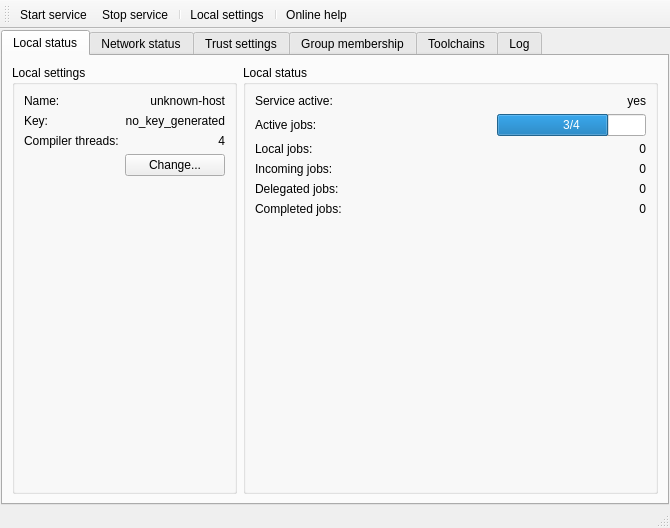
<?xml version="1.0" encoding="UTF-8"?>
<ui version="4.0">
 <class>MainWindow</class>
 <widget class="QMainWindow" name="MainWindow">
  <property name="geometry">
   <rect>
    <x>0</x>
    <y>0</y>
    <width>670</width>
    <height>528</height>
   </rect>
  </property>
  <property name="windowTitle">
   <string>DDCN Control Center</string>
  </property>
  <property name="windowIcon">
   <iconset resource="icons.qrc">
    <normaloff>:/icons/icons/configure.png</normaloff>:/icons/icons/configure.png</iconset>
  </property>
  <widget class="QWidget" name="centralwidget">
   <layout class="QVBoxLayout" name="verticalLayout">
    <property name="spacing">
     <number>2</number>
    </property>
    <property name="margin">
     <number>1</number>
    </property>
    <item>
     <widget class="QTabWidget" name="tabWidget">
      <property name="currentIndex">
       <number>0</number>
      </property>
      <widget class="QWidget" name="tab">
       <attribute name="title">
        <string>Local status</string>
       </attribute>
       <layout class="QHBoxLayout" name="horizontalLayout_3">
        <item>
         <widget class="QGroupBox" name="localSettingsGroup">
          <property name="title">
           <string>Local settings</string>
          </property>
          <layout class="QGridLayout" name="gridLayout_2">
           <item row="0" column="0">
            <widget class="QLabel" name="label">
             <property name="text">
              <string>Name:</string>
             </property>
            </widget>
           </item>
           <item row="1" column="0">
            <widget class="QLabel" name="label_2">
             <property name="text">
              <string>Key:</string>
             </property>
            </widget>
           </item>
           <item row="2" column="0">
            <widget class="QLabel" name="label_3">
             <property name="text">
              <string>Compiler threads:</string>
             </property>
            </widget>
           </item>
           <item row="1" column="1">
            <widget class="QLabel" name="localKeyLabel">
             <property name="text">
              <string>no_key_generated</string>
             </property>
             <property name="alignment">
              <set>Qt::AlignRight|Qt::AlignTrailing|Qt::AlignVCenter</set>
             </property>
            </widget>
           </item>
           <item row="0" column="1">
            <widget class="QLabel" name="localNameLabel">
             <property name="text">
              <string>unknown-host</string>
             </property>
             <property name="alignment">
              <set>Qt::AlignRight|Qt::AlignTrailing|Qt::AlignVCenter</set>
             </property>
            </widget>
           </item>
           <item row="2" column="1">
            <widget class="QLabel" name="threadCountLabel">
             <property name="text">
              <string>4</string>
             </property>
             <property name="alignment">
              <set>Qt::AlignRight|Qt::AlignTrailing|Qt::AlignVCenter</set>
             </property>
            </widget>
           </item>
           <item row="4" column="0" colspan="2">
            <spacer name="verticalSpacer_2">
             <property name="orientation">
              <enum>Qt::Vertical</enum>
             </property>
             <property name="sizeHint" stdset="0">
              <size>
               <width>20</width>
               <height>40</height>
              </size>
             </property>
            </spacer>
           </item>
           <item row="3" column="1">
            <widget class="QPushButton" name="settingsButton">
             <property name="text">
              <string>Change...</string>
             </property>
            </widget>
           </item>
          </layout>
         </widget>
        </item>
        <item>
         <widget class="QGroupBox" name="localStatusGroup">
          <property name="title">
           <string>Local status</string>
          </property>
          <layout class="QGridLayout" name="gridLayout_3">
           <item row="1" column="0">
            <widget class="QLabel" name="label_4">
             <property name="text">
              <string>Active jobs:</string>
             </property>
            </widget>
           </item>
           <item row="2" column="0">
            <widget class="QLabel" name="label_5">
             <property name="text">
              <string>Local jobs:</string>
             </property>
            </widget>
           </item>
           <item row="3" column="0">
            <widget class="QLabel" name="label_6">
             <property name="text">
              <string>Incoming jobs:</string>
             </property>
            </widget>
           </item>
           <item row="4" column="0">
            <widget class="QLabel" name="label_7">
             <property name="text">
              <string>Delegated jobs:</string>
             </property>
            </widget>
           </item>
           <item row="2" column="4">
            <widget class="QLabel" name="labelLocalJobs">
             <property name="text">
              <string>0</string>
             </property>
             <property name="alignment">
              <set>Qt::AlignRight|Qt::AlignTrailing|Qt::AlignVCenter</set>
             </property>
            </widget>
           </item>
           <item row="4" column="4">
            <widget class="QLabel" name="labelDelegatedJobs">
             <property name="text">
              <string>0</string>
             </property>
             <property name="alignment">
              <set>Qt::AlignRight|Qt::AlignTrailing|Qt::AlignVCenter</set>
             </property>
            </widget>
           </item>
           <item row="3" column="4">
            <widget class="QLabel" name="labelIncomingJobs">
             <property name="text">
              <string>0</string>
             </property>
             <property name="alignment">
              <set>Qt::AlignRight|Qt::AlignTrailing|Qt::AlignVCenter</set>
             </property>
            </widget>
           </item>
           <item row="1" column="2">
            <spacer name="horizontalSpacer">
             <property name="orientation">
              <enum>Qt::Horizontal</enum>
             </property>
             <property name="sizeHint" stdset="0">
              <size>
               <width>40</width>
               <height>20</height>
              </size>
             </property>
            </spacer>
           </item>
           <item row="0" column="0">
            <widget class="QLabel" name="label_20">
             <property name="text">
              <string>Service active:</string>
             </property>
            </widget>
           </item>
           <item row="0" column="4">
            <widget class="QLabel" name="serviceActiveLabel">
             <property name="text">
              <string>yes</string>
             </property>
             <property name="alignment">
              <set>Qt::AlignRight|Qt::AlignTrailing|Qt::AlignVCenter</set>
             </property>
            </widget>
           </item>
           <item row="6" column="0">
            <spacer name="verticalSpacer">
             <property name="orientation">
              <enum>Qt::Vertical</enum>
             </property>
             <property name="sizeHint" stdset="0">
              <size>
               <width>20</width>
               <height>40</height>
              </size>
             </property>
            </spacer>
           </item>
           <item row="5" column="0">
            <widget class="QLabel" name="label_17">
             <property name="text">
              <string>Completed jobs:</string>
             </property>
            </widget>
           </item>
           <item row="5" column="4">
            <widget class="QLabel" name="labelCompletedJobs">
             <property name="text">
              <string>0</string>
             </property>
             <property name="alignment">
              <set>Qt::AlignRight|Qt::AlignTrailing|Qt::AlignVCenter</set>
             </property>
            </widget>
           </item>
           <item row="1" column="4">
            <widget class="QProgressBar" name="workloadBar">
             <property name="maximum">
              <number>4</number>
             </property>
             <property name="value">
              <number>3</number>
             </property>
             <property name="textVisible">
              <bool>true</bool>
             </property>
             <property name="format">
              <string>%v/%m</string>
             </property>
            </widget>
           </item>
          </layout>
         </widget>
        </item>
       </layout>
      </widget>
      <widget class="QWidget" name="tab_6">
       <attribute name="title">
        <string>Network status</string>
       </attribute>
       <layout class="QGridLayout" name="gridLayout_4">
        <item row="0" column="0" colspan="2">
         <widget class="QLabel" name="label_9">
          <property name="text">
           <string>Online peers:</string>
          </property>
         </widget>
        </item>
        <item row="2" column="0" colspan="2">
         <widget class="QLabel" name="label_10">
          <property name="text">
           <string>Online groups:</string>
          </property>
         </widget>
        </item>
        <item row="4" column="0" colspan="3">
         <widget class="QPushButton" name="refreshButton">
          <property name="text">
           <string>Refresh now</string>
          </property>
         </widget>
        </item>
        <item row="1" column="0" colspan="3">
         <widget class="QTreeView" name="onlinePeerList"/>
        </item>
        <item row="3" column="0" colspan="3">
         <widget class="QTreeView" name="onlineGroupList"/>
        </item>
       </layout>
      </widget>
      <widget class="QWidget" name="tab_2">
       <attribute name="title">
        <string>Trust settings</string>
       </attribute>
       <layout class="QGridLayout" name="gridLayout_5">
        <item row="0" column="0" colspan="2">
         <widget class="QLabel" name="label_14">
          <property name="text">
           <string>Trusted peers:</string>
          </property>
         </widget>
        </item>
        <item row="1" column="0" colspan="2">
         <widget class="QListWidget" name="trustedPeerList"/>
        </item>
        <item row="2" column="0">
         <widget class="QPushButton" name="addTrustedPeerButton">
          <property name="text">
           <string>Add trusted peer</string>
          </property>
         </widget>
        </item>
        <item row="2" column="1">
         <widget class="QPushButton" name="removeTrustedPeerButton">
          <property name="text">
           <string>Remove selected trusted peer</string>
          </property>
         </widget>
        </item>
        <item row="5" column="0">
         <widget class="QPushButton" name="addTrustedGroupButton">
          <property name="text">
           <string>Add trusted group</string>
          </property>
         </widget>
        </item>
        <item row="5" column="1">
         <widget class="QPushButton" name="removeTrustedGroupButton">
          <property name="text">
           <string>Remove selected trusted group</string>
          </property>
         </widget>
        </item>
        <item row="3" column="0" colspan="2">
         <widget class="QLabel" name="label_15">
          <property name="text">
           <string>Trusted groups:</string>
          </property>
         </widget>
        </item>
        <item row="4" column="0" colspan="2">
         <widget class="QListWidget" name="trustedGroupList"/>
        </item>
       </layout>
      </widget>
      <widget class="QWidget" name="tab_3">
       <attribute name="title">
        <string>Group membership</string>
       </attribute>
       <layout class="QGridLayout" name="gridLayout_6">
        <item row="0" column="0" colspan="2">
         <widget class="QLabel" name="label_16">
          <property name="text">
           <string>Group membership:</string>
          </property>
         </widget>
        </item>
        <item row="1" column="0" colspan="2">
         <widget class="QListWidget" name="groupMembershipList"/>
        </item>
        <item row="2" column="0">
         <widget class="QPushButton" name="createGroupButton">
          <property name="text">
           <string>Create new group</string>
          </property>
         </widget>
        </item>
        <item row="2" column="1">
         <widget class="QPushButton" name="exportPrivateGroupKeyButton">
          <property name="text">
           <string>Export private group key</string>
          </property>
         </widget>
        </item>
        <item row="3" column="0">
         <widget class="QPushButton" name="joinGroupButton">
          <property name="text">
           <string>Join group</string>
          </property>
         </widget>
        </item>
        <item row="3" column="1">
         <widget class="QPushButton" name="leaveGroupButton">
          <property name="text">
           <string>Leave selected group</string>
          </property>
         </widget>
        </item>
       </layout>
      </widget>
      <widget class="QWidget" name="tab_4">
       <attribute name="title">
        <string>Toolchains</string>
       </attribute>
       <layout class="QGridLayout" name="gridLayout">
        <item row="0" column="0" colspan="2">
         <widget class="QLabel" name="label_27">
          <property name="text">
           <string>Available toolchains:</string>
          </property>
         </widget>
        </item>
        <item row="1" column="0" colspan="2">
         <widget class="QListWidget" name="toolChainList">
          <item>
           <property name="text">
            <string>gcc4.6: x86_64-redhat-linux (native)</string>
           </property>
          </item>
          <item>
           <property name="text">
            <string>gcc4.6: x86_64-pc-linux-gnu</string>
           </property>
          </item>
          <item>
           <property name="text">
            <string>clang: x86_64-pc-linux-gnu</string>
           </property>
          </item>
         </widget>
        </item>
        <item row="2" column="0">
         <widget class="QPushButton" name="addToolChainButton">
          <property name="text">
           <string>Add</string>
          </property>
         </widget>
        </item>
        <item row="2" column="1">
         <widget class="QPushButton" name="removeToolChainButton">
          <property name="text">
           <string>Remove</string>
          </property>
         </widget>
        </item>
       </layout>
      </widget>
      <widget class="QWidget" name="tab_5">
       <attribute name="title">
        <string>Log</string>
       </attribute>
       <layout class="QVBoxLayout" name="verticalLayout_2">
        <item>
         <widget class="QListWidget" name="logList">
          <item>
           <property name="text">
            <string>2011/05/21 14:16: Dummy log entry</string>
           </property>
          </item>
          <item>
           <property name="text">
            <string>2011/05/21 14:16: Dummy error</string>
           </property>
           <property name="background">
            <brush brushstyle="SolidPattern">
             <color alpha="255">
              <red>255</red>
              <green>127</green>
              <blue>127</blue>
             </color>
            </brush>
           </property>
          </item>
         </widget>
        </item>
        <item>
         <layout class="QHBoxLayout" name="horizontalLayout">
          <item>
           <widget class="QPushButton" name="clearLog">
            <property name="text">
             <string>Clear the log</string>
            </property>
           </widget>
          </item>
          <item>
           <widget class="QPushButton" name="refreshLog">
            <property name="text">
             <string>Refresh now</string>
            </property>
           </widget>
          </item>
         </layout>
        </item>
       </layout>
      </widget>
     </widget>
    </item>
   </layout>
  </widget>
  <widget class="QToolBar" name="toolBar">
   <property name="windowTitle">
    <string>toolBar</string>
   </property>
   <attribute name="toolBarArea">
    <enum>TopToolBarArea</enum>
   </attribute>
   <attribute name="toolBarBreak">
    <bool>false</bool>
   </attribute>
   <addaction name="actionStartService"/>
   <addaction name="actionStopService"/>
   <addaction name="separator"/>
   <addaction name="actionLocalSettings"/>
   <addaction name="separator"/>
   <addaction name="actionOnlineHelp"/>
  </widget>
  <widget class="QStatusBar" name="statusBar"/>
  <action name="actionStartService">
   <property name="icon">
    <iconset resource="icons.qrc">
     <normaloff>:/icons/icons/network-disconnect.png</normaloff>:/icons/icons/network-disconnect.png</iconset>
   </property>
   <property name="text">
    <string>Start service</string>
   </property>
   <property name="toolTip">
    <string>Starts the DDCN service</string>
   </property>
  </action>
  <action name="actionStopService">
   <property name="icon">
    <iconset resource="icons.qrc">
     <normaloff>:/icons/icons/network-connect.png</normaloff>:/icons/icons/network-connect.png</iconset>
   </property>
   <property name="text">
    <string>Stop service</string>
   </property>
   <property name="toolTip">
    <string>Stops the DDCN service</string>
   </property>
  </action>
  <action name="actionLocalSettings">
   <property name="icon">
    <iconset resource="icons.qrc">
     <normaloff>:/icons/icons/configure.png</normaloff>:/icons/icons/configure.png</iconset>
   </property>
   <property name="text">
    <string>Local settings</string>
   </property>
   <property name="toolTip">
    <string>Open local settings dialog</string>
   </property>
  </action>
  <action name="actionOnlineHelp">
   <property name="icon">
    <iconset resource="icons.qrc">
     <normaloff>:/icons/icons/help-contents.png</normaloff>:/icons/icons/help-contents.png</iconset>
   </property>
   <property name="text">
    <string>Online help</string>
   </property>
   <property name="toolTip">
    <string>Opens the online help in a browser</string>
   </property>
  </action>
 </widget>
 <resources>
  <include location="icons.qrc"/>
 </resources>
 <connections>
  <connection>
   <sender>actionLocalSettings</sender>
   <signal>activated()</signal>
   <receiver>MainWindow</receiver>
   <slot>showSettings()</slot>
   <hints>
    <hint type="sourcelabel">
     <x>-1</x>
     <y>-1</y>
    </hint>
    <hint type="destinationlabel">
     <x>339</x>
     <y>261</y>
    </hint>
   </hints>
  </connection>
  <connection>
   <sender>actionOnlineHelp</sender>
   <signal>activated()</signal>
   <receiver>MainWindow</receiver>
   <slot>openHelp()</slot>
   <hints>
    <hint type="sourcelabel">
     <x>-1</x>
     <y>-1</y>
    </hint>
    <hint type="destinationlabel">
     <x>339</x>
     <y>261</y>
    </hint>
   </hints>
  </connection>
  <connection>
   <sender>actionStartService</sender>
   <signal>activated()</signal>
   <receiver>MainWindow</receiver>
   <slot>startService()</slot>
   <hints>
    <hint type="sourcelabel">
     <x>-1</x>
     <y>-1</y>
    </hint>
    <hint type="destinationlabel">
     <x>339</x>
     <y>261</y>
    </hint>
   </hints>
  </connection>
  <connection>
   <sender>actionStopService</sender>
   <signal>activated()</signal>
   <receiver>MainWindow</receiver>
   <slot>stopService()</slot>
   <hints>
    <hint type="sourcelabel">
     <x>-1</x>
     <y>-1</y>
    </hint>
    <hint type="destinationlabel">
     <x>339</x>
     <y>261</y>
    </hint>
   </hints>
  </connection>
  <connection>
   <sender>settingsButton</sender>
   <signal>clicked()</signal>
   <receiver>MainWindow</receiver>
   <slot>showSettings()</slot>
   <hints>
    <hint type="sourcelabel">
     <x>245</x>
     <y>180</y>
    </hint>
    <hint type="destinationlabel">
     <x>339</x>
     <y>261</y>
    </hint>
   </hints>
  </connection>
  <connection>
   <sender>MainWindow</sender>
   <signal>serviceStatusChanged(bool)</signal>
   <receiver>actionStopService</receiver>
   <slot>setEnabled(bool)</slot>
   <hints>
    <hint type="sourcelabel">
     <x>339</x>
     <y>261</y>
    </hint>
    <hint type="destinationlabel">
     <x>-1</x>
     <y>-1</y>
    </hint>
   </hints>
  </connection>
  <connection>
   <sender>MainWindow</sender>
   <signal>serviceStatusChanged(bool)</signal>
   <receiver>actionStartService</receiver>
   <slot>setDisabled(bool)</slot>
   <hints>
    <hint type="sourcelabel">
     <x>339</x>
     <y>261</y>
    </hint>
    <hint type="destinationlabel">
     <x>-1</x>
     <y>-1</y>
    </hint>
   </hints>
  </connection>
  <connection>
   <sender>MainWindow</sender>
   <signal>serviceStatusChanged(bool)</signal>
   <receiver>localSettingsGroup</receiver>
   <slot>setEnabled(bool)</slot>
   <hints>
    <hint type="sourcelabel">
     <x>339</x>
     <y>261</y>
    </hint>
    <hint type="destinationlabel">
     <x>147</x>
     <y>285</y>
    </hint>
   </hints>
  </connection>
  <connection>
   <sender>MainWindow</sender>
   <signal>serviceStatusChanged(bool)</signal>
   <receiver>localStatusGroup</receiver>
   <slot>setEnabled(bool)</slot>
   <hints>
    <hint type="sourcelabel">
     <x>339</x>
     <y>261</y>
    </hint>
    <hint type="destinationlabel">
     <x>478</x>
     <y>285</y>
    </hint>
   </hints>
  </connection>
  <connection>
   <sender>MainWindow</sender>
   <signal>serviceStatusChanged(bool)</signal>
   <receiver>actionLocalSettings</receiver>
   <slot>setEnabled(bool)</slot>
   <hints>
    <hint type="sourcelabel">
     <x>339</x>
     <y>261</y>
    </hint>
    <hint type="destinationlabel">
     <x>-1</x>
     <y>-1</y>
    </hint>
   </hints>
  </connection>
  <connection>
   <sender>MainWindow</sender>
   <signal>serviceStatusChanged(bool)</signal>
   <receiver>toolChainList</receiver>
   <slot>setEnabled(bool)</slot>
   <hints>
    <hint type="sourcelabel">
     <x>339</x>
     <y>261</y>
    </hint>
    <hint type="destinationlabel">
     <x>93</x>
     <y>88</y>
    </hint>
   </hints>
  </connection>
  <connection>
   <sender>MainWindow</sender>
   <signal>serviceStatusChanged(bool)</signal>
   <receiver>addToolChainButton</receiver>
   <slot>setEnabled(bool)</slot>
   <hints>
    <hint type="sourcelabel">
     <x>339</x>
     <y>261</y>
    </hint>
    <hint type="destinationlabel">
     <x>49</x>
     <y>471</y>
    </hint>
   </hints>
  </connection>
  <connection>
   <sender>MainWindow</sender>
   <signal>serviceStatusChanged(bool)</signal>
   <receiver>removeToolChainButton</receiver>
   <slot>setEnabled(bool)</slot>
   <hints>
    <hint type="sourcelabel">
     <x>339</x>
     <y>261</y>
    </hint>
    <hint type="destinationlabel">
     <x>375</x>
     <y>471</y>
    </hint>
   </hints>
  </connection>
  <connection>
   <sender>addToolChainButton</sender>
   <signal>clicked()</signal>
   <receiver>MainWindow</receiver>
   <slot>addToolChain()</slot>
   <hints>
    <hint type="sourcelabel">
     <x>49</x>
     <y>471</y>
    </hint>
    <hint type="destinationlabel">
     <x>339</x>
     <y>261</y>
    </hint>
   </hints>
  </connection>
  <connection>
   <sender>removeToolChainButton</sender>
   <signal>clicked()</signal>
   <receiver>MainWindow</receiver>
   <slot>removeToolChain()</slot>
   <hints>
    <hint type="sourcelabel">
     <x>375</x>
     <y>471</y>
    </hint>
    <hint type="destinationlabel">
     <x>339</x>
     <y>261</y>
    </hint>
   </hints>
  </connection>
  <connection>
   <sender>MainWindow</sender>
   <signal>serviceStatusChanged(bool)</signal>
   <receiver>refreshButton</receiver>
   <slot>setEnabled(bool)</slot>
   <hints>
    <hint type="sourcelabel">
     <x>334</x>
     <y>263</y>
    </hint>
    <hint type="destinationlabel">
     <x>607</x>
     <y>480</y>
    </hint>
   </hints>
  </connection>
  <connection>
   <sender>MainWindow</sender>
   <signal>serviceStatusChanged(bool)</signal>
   <receiver>onlineGroupList</receiver>
   <slot>setEnabled(bool)</slot>
   <hints>
    <hint type="sourcelabel">
     <x>334</x>
     <y>263</y>
    </hint>
    <hint type="destinationlabel">
     <x>334</x>
     <y>378</y>
    </hint>
   </hints>
  </connection>
  <connection>
   <sender>MainWindow</sender>
   <signal>serviceStatusChanged(bool)</signal>
   <receiver>onlinePeerList</receiver>
   <slot>setEnabled(bool)</slot>
   <hints>
    <hint type="sourcelabel">
     <x>334</x>
     <y>263</y>
    </hint>
    <hint type="destinationlabel">
     <x>334</x>
     <y>185</y>
    </hint>
   </hints>
  </connection>
  <connection>
   <sender>refreshButton</sender>
   <signal>clicked()</signal>
   <receiver>MainWindow</receiver>
   <slot>refreshNetworkStatus()</slot>
   <hints>
    <hint type="sourcelabel">
     <x>607</x>
     <y>480</y>
    </hint>
    <hint type="destinationlabel">
     <x>334</x>
     <y>263</y>
    </hint>
   </hints>
  </connection>
  <connection>
   <sender>addTrustedPeerButton</sender>
   <signal>clicked()</signal>
   <receiver>MainWindow</receiver>
   <slot>addTrustedPeer()</slot>
   <hints>
    <hint type="sourcelabel">
     <x>171</x>
     <y>270</y>
    </hint>
    <hint type="destinationlabel">
     <x>334</x>
     <y>263</y>
    </hint>
   </hints>
  </connection>
  <connection>
   <sender>addTrustedGroupButton</sender>
   <signal>clicked()</signal>
   <receiver>MainWindow</receiver>
   <slot>addTrustedGroup()</slot>
   <hints>
    <hint type="sourcelabel">
     <x>171</x>
     <y>480</y>
    </hint>
    <hint type="destinationlabel">
     <x>334</x>
     <y>263</y>
    </hint>
   </hints>
  </connection>
  <connection>
   <sender>removeTrustedPeerButton</sender>
   <signal>clicked()</signal>
   <receiver>MainWindow</receiver>
   <slot>removeTrustedPeer()</slot>
   <hints>
    <hint type="sourcelabel">
     <x>497</x>
     <y>270</y>
    </hint>
    <hint type="destinationlabel">
     <x>334</x>
     <y>263</y>
    </hint>
   </hints>
  </connection>
  <connection>
   <sender>removeTrustedGroupButton</sender>
   <signal>clicked()</signal>
   <receiver>MainWindow</receiver>
   <slot>removeTrustedGroup()</slot>
   <hints>
    <hint type="sourcelabel">
     <x>497</x>
     <y>480</y>
    </hint>
    <hint type="destinationlabel">
     <x>334</x>
     <y>263</y>
    </hint>
   </hints>
  </connection>
  <connection>
   <sender>MainWindow</sender>
   <signal>serviceStatusChanged(bool)</signal>
   <receiver>addTrustedGroupButton</receiver>
   <slot>setEnabled(bool)</slot>
   <hints>
    <hint type="sourcelabel">
     <x>334</x>
     <y>263</y>
    </hint>
    <hint type="destinationlabel">
     <x>171</x>
     <y>480</y>
    </hint>
   </hints>
  </connection>
  <connection>
   <sender>MainWindow</sender>
   <signal>serviceStatusChanged(bool)</signal>
   <receiver>addTrustedPeerButton</receiver>
   <slot>setEnabled(bool)</slot>
   <hints>
    <hint type="sourcelabel">
     <x>334</x>
     <y>263</y>
    </hint>
    <hint type="destinationlabel">
     <x>171</x>
     <y>270</y>
    </hint>
   </hints>
  </connection>
  <connection>
   <sender>MainWindow</sender>
   <signal>serviceStatusChanged(bool)</signal>
   <receiver>removeTrustedGroupButton</receiver>
   <slot>setEnabled(bool)</slot>
   <hints>
    <hint type="sourcelabel">
     <x>334</x>
     <y>263</y>
    </hint>
    <hint type="destinationlabel">
     <x>497</x>
     <y>480</y>
    </hint>
   </hints>
  </connection>
  <connection>
   <sender>MainWindow</sender>
   <signal>serviceStatusChanged(bool)</signal>
   <receiver>removeTrustedPeerButton</receiver>
   <slot>setEnabled(bool)</slot>
   <hints>
    <hint type="sourcelabel">
     <x>334</x>
     <y>263</y>
    </hint>
    <hint type="destinationlabel">
     <x>497</x>
     <y>270</y>
    </hint>
   </hints>
  </connection>
  <connection>
   <sender>MainWindow</sender>
   <signal>serviceStatusChanged(bool)</signal>
   <receiver>trustedPeerList</receiver>
   <slot>setEnabled(bool)</slot>
   <hints>
    <hint type="sourcelabel">
     <x>334</x>
     <y>263</y>
    </hint>
    <hint type="destinationlabel">
     <x>334</x>
     <y>177</y>
    </hint>
   </hints>
  </connection>
  <connection>
   <sender>MainWindow</sender>
   <signal>serviceStatusChanged(bool)</signal>
   <receiver>trustedGroupList</receiver>
   <slot>setEnabled(bool)</slot>
   <hints>
    <hint type="sourcelabel">
     <x>334</x>
     <y>263</y>
    </hint>
    <hint type="destinationlabel">
     <x>334</x>
     <y>386</y>
    </hint>
   </hints>
  </connection>
  <connection>
   <sender>MainWindow</sender>
   <signal>serviceStatusChanged(bool)</signal>
   <receiver>groupMembershipList</receiver>
   <slot>setEnabled(bool)</slot>
   <hints>
    <hint type="sourcelabel">
     <x>334</x>
     <y>263</y>
    </hint>
    <hint type="destinationlabel">
     <x>334</x>
     <y>265</y>
    </hint>
   </hints>
  </connection>
  <connection>
   <sender>MainWindow</sender>
   <signal>serviceStatusChanged(bool)</signal>
   <receiver>createGroupButton</receiver>
   <slot>setEnabled(bool)</slot>
   <hints>
    <hint type="sourcelabel">
     <x>334</x>
     <y>263</y>
    </hint>
    <hint type="destinationlabel">
     <x>171</x>
     <y>447</y>
    </hint>
   </hints>
  </connection>
  <connection>
   <sender>MainWindow</sender>
   <signal>serviceStatusChanged(bool)</signal>
   <receiver>joinGroupButton</receiver>
   <slot>setEnabled(bool)</slot>
   <hints>
    <hint type="sourcelabel">
     <x>334</x>
     <y>263</y>
    </hint>
    <hint type="destinationlabel">
     <x>171</x>
     <y>480</y>
    </hint>
   </hints>
  </connection>
  <connection>
   <sender>MainWindow</sender>
   <signal>serviceStatusChanged(bool)</signal>
   <receiver>exportPrivateGroupKeyButton</receiver>
   <slot>setEnabled(bool)</slot>
   <hints>
    <hint type="sourcelabel">
     <x>334</x>
     <y>263</y>
    </hint>
    <hint type="destinationlabel">
     <x>497</x>
     <y>447</y>
    </hint>
   </hints>
  </connection>
  <connection>
   <sender>MainWindow</sender>
   <signal>serviceStatusChanged(bool)</signal>
   <receiver>leaveGroupButton</receiver>
   <slot>setEnabled(bool)</slot>
   <hints>
    <hint type="sourcelabel">
     <x>334</x>
     <y>263</y>
    </hint>
    <hint type="destinationlabel">
     <x>497</x>
     <y>480</y>
    </hint>
   </hints>
  </connection>
  <connection>
   <sender>createGroupButton</sender>
   <signal>clicked()</signal>
   <receiver>MainWindow</receiver>
   <slot>createGroup()</slot>
   <hints>
    <hint type="sourcelabel">
     <x>171</x>
     <y>447</y>
    </hint>
    <hint type="destinationlabel">
     <x>334</x>
     <y>263</y>
    </hint>
   </hints>
  </connection>
  <connection>
   <sender>joinGroupButton</sender>
   <signal>clicked()</signal>
   <receiver>MainWindow</receiver>
   <slot>joinGroup()</slot>
   <hints>
    <hint type="sourcelabel">
     <x>171</x>
     <y>480</y>
    </hint>
    <hint type="destinationlabel">
     <x>334</x>
     <y>263</y>
    </hint>
   </hints>
  </connection>
  <connection>
   <sender>exportPrivateGroupKeyButton</sender>
   <signal>clicked()</signal>
   <receiver>MainWindow</receiver>
   <slot>exportPrivateGroupKey()</slot>
   <hints>
    <hint type="sourcelabel">
     <x>497</x>
     <y>447</y>
    </hint>
    <hint type="destinationlabel">
     <x>334</x>
     <y>263</y>
    </hint>
   </hints>
  </connection>
  <connection>
   <sender>leaveGroupButton</sender>
   <signal>clicked()</signal>
   <receiver>MainWindow</receiver>
   <slot>leaveGroup()</slot>
   <hints>
    <hint type="sourcelabel">
     <x>497</x>
     <y>480</y>
    </hint>
    <hint type="destinationlabel">
     <x>334</x>
     <y>263</y>
    </hint>
   </hints>
  </connection>
  <connection>
   <sender>MainWindow</sender>
   <signal>serviceStatusChanged(bool)</signal>
   <receiver>workloadBar</receiver>
   <slot>setEnabled(bool)</slot>
   <hints>
    <hint type="sourcelabel">
     <x>334</x>
     <y>263</y>
    </hint>
    <hint type="destinationlabel">
     <x>590</x>
     <y>141</y>
    </hint>
   </hints>
  </connection>
  <connection>
   <sender>refreshLog</sender>
   <signal>clicked()</signal>
   <receiver>MainWindow</receiver>
   <slot>refreshLog()</slot>
   <hints>
    <hint type="sourcelabel">
     <x>497</x>
     <y>479</y>
    </hint>
    <hint type="destinationlabel">
     <x>334</x>
     <y>263</y>
    </hint>
   </hints>
  </connection>
  <connection>
   <sender>clearLog</sender>
   <signal>clicked()</signal>
   <receiver>MainWindow</receiver>
   <slot>clearLog()</slot>
   <hints>
    <hint type="sourcelabel">
     <x>172</x>
     <y>479</y>
    </hint>
    <hint type="destinationlabel">
     <x>334</x>
     <y>263</y>
    </hint>
   </hints>
  </connection>
 </connections>
 <slots>
  <signal>serviceStatusChanged(bool)</signal>
  <slot>startService()</slot>
  <slot>stopService()</slot>
  <slot>showSettings()</slot>
  <slot>openHelp()</slot>
  <slot>addToolChain()</slot>
  <slot>removeToolChain()</slot>
  <slot>refreshNetworkStatus()</slot>
  <slot>addTrustedPeer()</slot>
  <slot>removeTrustedPeer()</slot>
  <slot>addTrustedGroup()</slot>
  <slot>removeTrustedGroup()</slot>
  <slot>createGroup()</slot>
  <slot>exportPrivateGroupKey()</slot>
  <slot>joinGroup()</slot>
  <slot>leaveGroup()</slot>
  <slot>refreshLog()</slot>
  <slot>clearLog()</slot>
 </slots>
</ui>
